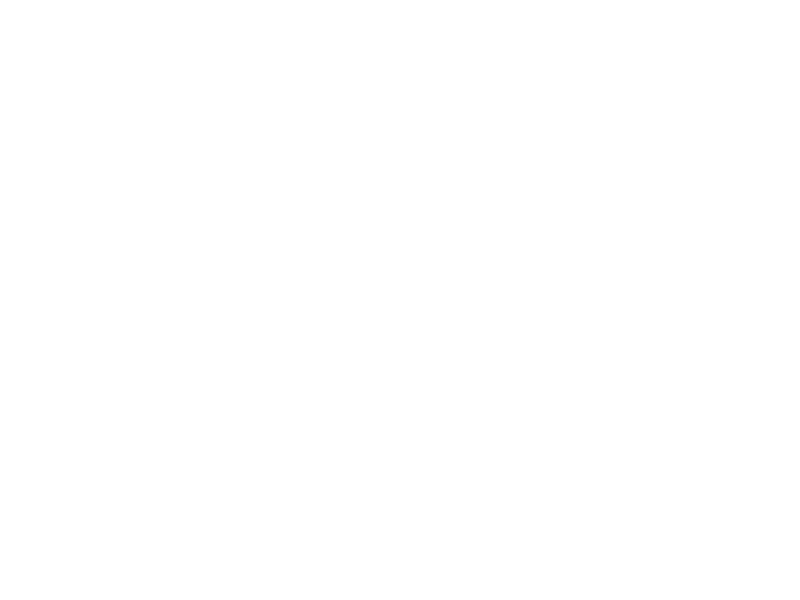
Frame 1 (no input)
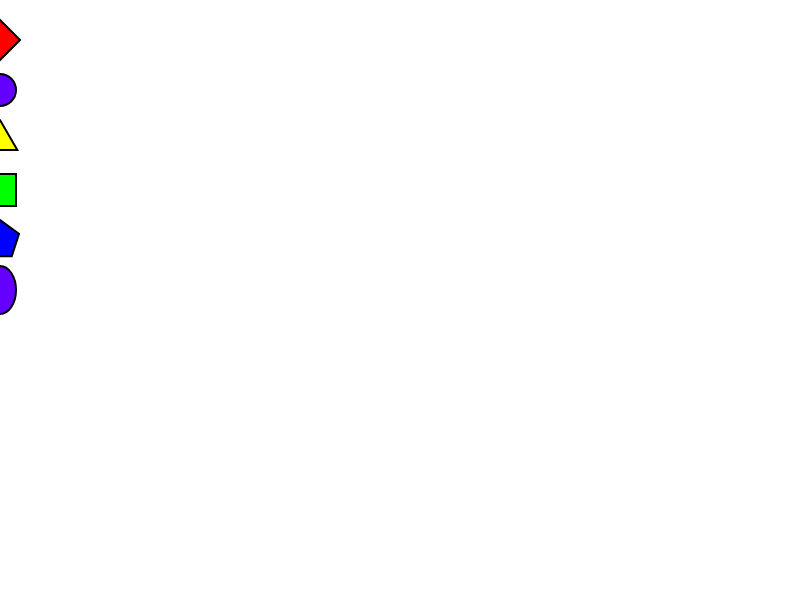
Frame 60 (no input)
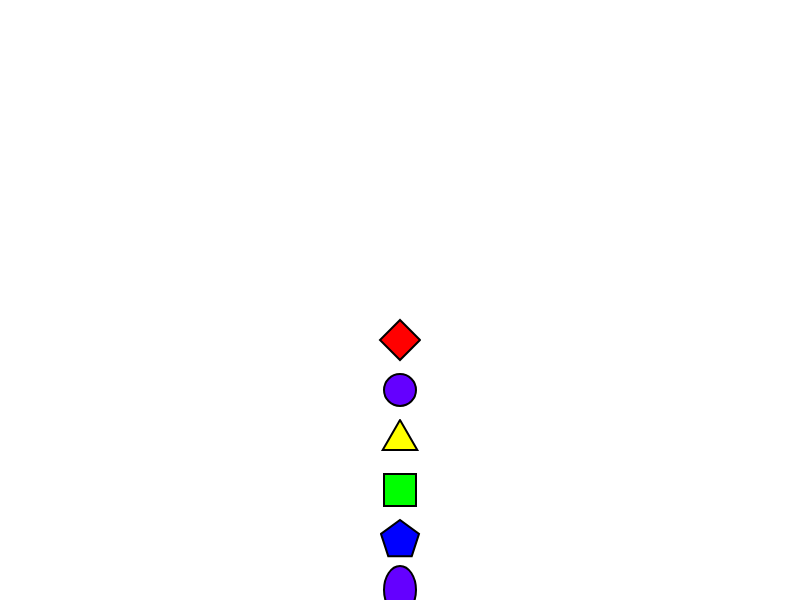
Frame 120 (the mouse pressed at the canvas centre since frame 60)

The p5.js sketch that drew these frames (run headless with seeded random() and noise() and a simulated clock; from frame 60 on, the mouse is pressed at the canvas centre):

// p5.js sketch
// ── sketch.js
shapeNum = 6 //Number of total shapes you want to follow your mouse
spacing = 5 //number of frames between the drawing of each shape

function setup() {
  createCanvas(displayWidth, displayHeight);
  mouseLog = [];
}

function draw() {
  clear();
  background(0, 0, 0, 0);
  strokeWeight(5);
  stroke(255);
  mouseTrack();
  if (frameCount >= shapeNum * spacing) {
    for (let i = 0; i < 6; i++) {
      // random noise is generated when the mouse is moving to add fluidity
      if (mouseLog[0].x != mouseLog[1].x && mouseLog[0].y != mouseLog[1].y) {
        if (i == 5) {
          diamond((mouseLog[i * spacing].x) + noiseGen(), (mouseLog[i * spacing].y - ((i - shapeNum) * 40)) + noiseGen(), 20);
        } else if (i == 4) {
          circle((mouseLog[i * spacing].x) + noiseGen(), (mouseLog[i * spacing].y - ((i - shapeNum) * 50)) + noiseGen() - 10, 32);
        } else if (i == 3) {
          triangle_((mouseLog[i * spacing].x) + noiseGen(), (mouseLog[i * spacing].y - ((i - shapeNum) * 50)) + noiseGen() - 10, 20);
        } else if (i == 2) {
          square_((mouseLog[i * spacing].x) + noiseGen(), (mouseLog[i * spacing].y - ((i - shapeNum) * 50)) + noiseGen() - 10, 32);
        } else if (i == 1) {
          pentagon((mouseLog[i * spacing].x) + noiseGen(), (mouseLog[i * spacing].y - ((i - shapeNum) * 50)) + noiseGen() - 10, 20);
        } else {
          oval((mouseLog[i * spacing].x) + noiseGen(), (mouseLog[i * spacing].y - ((i - shapeNum) * 50)) + noiseGen() - 10, 32);
        }
      // if mouse is stationary, then no random noise is generated
      } else {
        if (i == 5) {
          diamond((mouseLog[i * spacing].x), (mouseLog[i * spacing].y - ((i - shapeNum) * 40)), 20);
        } else if (i == 4) {
          circle((mouseLog[i * spacing].x), (mouseLog[i * spacing].y - ((i - shapeNum) * 50)) - 10, 32);
        } else if (i == 3) {
          triangle_((mouseLog[i * spacing].x), (mouseLog[i * spacing].y - ((i - shapeNum) * 50)) - 10, 20);
        } else if (i == 2) {
          square_((mouseLog[i * spacing].x), (mouseLog[i * spacing].y - ((i - shapeNum) * 50)) - 10, 32);
        } else if (i == 1) {
          pentagon((mouseLog[i * spacing].x), (mouseLog[i * spacing].y - ((i - shapeNum) * 50)) - 10, 20);
        } else {
          oval((mouseLog[i * spacing].x), (mouseLog[i * spacing].y - ((i - shapeNum) * 50)) - 10, 32);
        }
      }
    }
  }
}

function mouseTrack() {
  if (frameCount <= shapeNum * spacing) {
    append(mouseLog, new PVector(mouseX, mouseY));
  } else {
    mouseLog = reverse(mouseLog);
    mouseLog.pop();
    mouseLog = reverse(mouseLog);
    append(mouseLog, new PVector(mouseX, mouseY));
  }
}

function noiseGen() {
  return random(-1, 1);
}

function PVector(x, y) {
  this.x = x;
  this.y = y;
}

//----------------------------------------------------------------SHAPES--------------------------------------------------------//

function diamond(x, y, scale) {
  push();
  fill(255, 0, 0);
  stroke(0);
  strokeWeight(2);
  beginShape();
  vertex((scale * cos(0)) + x, (scale * sin(0)) + y);
  vertex((scale * cos(PI / 2)) + x, (scale * sin(PI / 2)) + y);
  vertex((scale * cos(PI)) + x, (scale * sin(PI)) + y);
  vertex((scale * cos((3 / 4) * TAU)) + x, (scale * sin((3 / 4) * TAU)) + y);
  vertex((scale * cos(0)) + x, (scale * sin(0)) + y);
  endShape();
  pop();
}

function circle(x, y, scale) {
  push();
  fill(255, 100, 0);
  stroke(0);
  strokeWeight(2);
  ellipse(x, y, scale, scale);
  pop();
}

function triangle_(x, y, scale) {
  push();
  fill(255, 255, 0);
  stroke(0);
  strokeWeight(2);
  beginShape();
  vertex((scale * cos(-PI / 2)) + x, (scale * sin(-PI / 2)) + y);
  vertex((scale * cos(-(7 * PI) / 6)) + x, (scale * sin(-(7 * PI) / 6)) + y);
  vertex((scale * cos(-(11 * PI) / 6)) + x, (scale * sin(-(11 * PI) / 6)) + y);
  vertex((scale * cos(-PI / 2)) + x, (scale * sin(-PI / 2)) + y);
  endShape();
  pop();
}

function square_(x, y, scale) {
  push();
  fill(0, 255, 0);
  stroke(0);
  strokeWeight(2);
  rectMode(CENTER);
  rect(x, y, scale, scale);
  pop();
}

function pentagon(x, y, scale) {
  push();
  fill(0, 0, 255);
  stroke(0);
  strokeWeight(2);
  beginShape();
  vertex((scale * cos((-PI / 2) - TAU / 5)) + x, (scale * sin((-PI / 2) - TAU / 5)) + y);
  vertex((scale * cos((-PI / 2) - (2 * TAU) / 5)) + x, (scale * sin((-PI / 2) - (2 * TAU) / 5)) + y);
  vertex((scale * cos((-PI / 2) - (3 * TAU) / 5)) + x, (scale * sin((-PI / 2) - (3 * TAU) / 5)) + y);
  vertex((scale * cos((-PI / 2) - (4 * TAU) / 5)) + x, (scale * sin((-PI / 2) - (4 * TAU) / 5)) + y);
  vertex((scale * cos((-PI / 2) - (5 * TAU) / 5)) + x, (scale * sin((-PI / 2) - (5 * TAU) / 5)) + y);
  vertex((scale * cos((-PI / 2) - TAU / 5)) + x, (scale * sin((-PI / 2) - TAU / 5)) + y);
  endShape();
  pop();
}

function oval(x, y, scale) {
  push();
  fill(100, 0, 255);
  stroke(0);
  strokeWeight(2);
  ellipse(x, y, scale, scale * 1.5);
}
